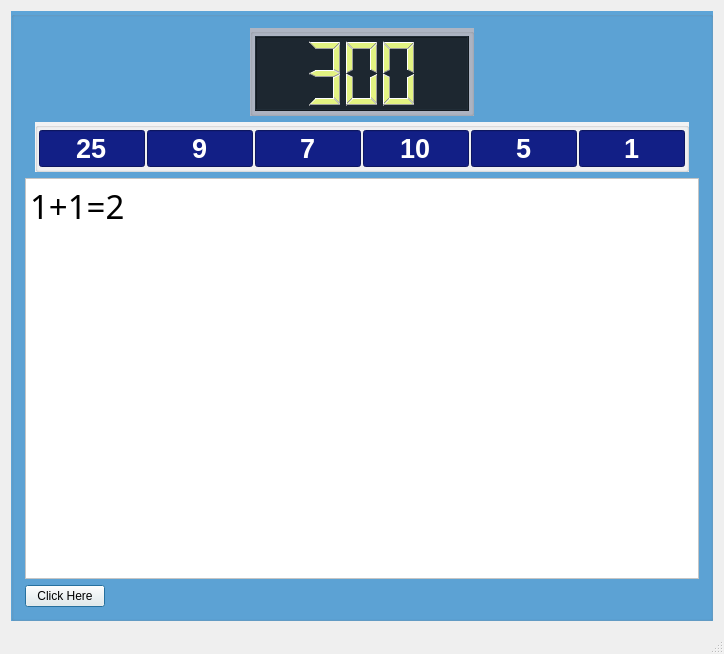
<?xml version="1.0" encoding="UTF-8"?>
<ui version="4.0">
 <class>MainWindow</class>
 <widget class="QMainWindow" name="MainWindow">
  <property name="geometry">
   <rect>
    <x>0</x>
    <y>0</y>
    <width>724</width>
    <height>654</height>
   </rect>
  </property>
  <property name="windowTitle">
   <string>Countdown Cheater</string>
  </property>
  <widget class="QWidget" name="centralWidget">
   <layout class="QVBoxLayout" name="verticalLayout">
    <item>
     <widget class="QGroupBox" name="groupBox">
      <property name="styleSheet">
       <string notr="true">background-color: rgb(93, 164, 215);</string>
      </property>
      <property name="title">
       <string/>
      </property>
      <layout class="QGridLayout" name="gridLayout_2">
       <item row="0" column="0" colspan="2">
        <layout class="QHBoxLayout" name="horizontalLayout" stretch="1,1,1">
         <property name="spacing">
          <number>0</number>
         </property>
         <item>
          <spacer name="horizontalSpacer">
           <property name="orientation">
            <enum>Qt::Horizontal</enum>
           </property>
           <property name="sizeHint" stdset="0">
            <size>
             <width>131</width>
             <height>17</height>
            </size>
           </property>
          </spacer>
         </item>
         <item>
          <widget class="QGroupBox" name="groupBox_3">
           <property name="styleSheet">
            <string notr="true">background-color: rgb(174, 181, 195);</string>
           </property>
           <property name="title">
            <string/>
           </property>
           <layout class="QHBoxLayout" name="horizontalLayout_2">
            <property name="spacing">
             <number>0</number>
            </property>
            <property name="leftMargin">
             <number>2</number>
            </property>
            <property name="topMargin">
             <number>2</number>
            </property>
            <property name="rightMargin">
             <number>2</number>
            </property>
            <property name="bottomMargin">
             <number>2</number>
            </property>
            <item>
             <widget class="QLCDNumber" name="lcdNumber">
              <property name="minimumSize">
               <size>
                <width>0</width>
                <height>75</height>
               </size>
              </property>
              <property name="font">
               <font>
                <family>Showcard Gothic</family>
                <pointsize>20</pointsize>
                <weight>75</weight>
                <bold>true</bold>
               </font>
              </property>
              <property name="styleSheet">
               <string notr="true">background-color: rgb(29, 39, 48);
color: rgb(227, 243, 130);</string>
              </property>
              <property name="digitCount">
               <number>3</number>
              </property>
              <property name="intValue" stdset="0">
               <number>300</number>
              </property>
             </widget>
            </item>
           </layout>
          </widget>
         </item>
         <item>
          <spacer name="horizontalSpacer_2">
           <property name="orientation">
            <enum>Qt::Horizontal</enum>
           </property>
           <property name="sizeHint" stdset="0">
            <size>
             <width>128</width>
             <height>20</height>
            </size>
           </property>
          </spacer>
         </item>
        </layout>
       </item>
       <item row="1" column="0" colspan="2">
        <layout class="QHBoxLayout" name="horizontalLayout_3">
         <property name="leftMargin">
          <number>10</number>
         </property>
         <property name="rightMargin">
          <number>10</number>
         </property>
         <item>
          <widget class="QGroupBox" name="groupBox_4">
           <property name="styleSheet">
            <string notr="true">background-color: rgb(242, 243, 244);</string>
           </property>
           <property name="title">
            <string/>
           </property>
           <layout class="QGridLayout" name="gridLayout">
            <property name="leftMargin">
             <number>1</number>
            </property>
            <property name="topMargin">
             <number>1</number>
            </property>
            <property name="rightMargin">
             <number>1</number>
            </property>
            <property name="bottomMargin">
             <number>1</number>
            </property>
            <property name="horizontalSpacing">
             <number>2</number>
            </property>
            <property name="verticalSpacing">
             <number>0</number>
            </property>
            <item row="0" column="0">
             <widget class="QSpinBox" name="spinBox_1">
              <property name="font">
               <font>
                <family>MS Sans Serif</family>
                <pointsize>20</pointsize>
                <weight>75</weight>
                <bold>true</bold>
               </font>
              </property>
              <property name="styleSheet">
               <string notr="true">background-color: rgb(18, 31, 134);
color: rgb(255, 255, 255);</string>
              </property>
              <property name="alignment">
               <set>Qt::AlignCenter</set>
              </property>
              <property name="buttonSymbols">
               <enum>QAbstractSpinBox::NoButtons</enum>
              </property>
              <property name="minimum">
               <number>1</number>
              </property>
              <property name="maximum">
               <number>150</number>
              </property>
              <property name="value">
               <number>25</number>
              </property>
             </widget>
            </item>
            <item row="0" column="1">
             <widget class="QSpinBox" name="spinBox_2">
              <property name="font">
               <font>
                <family>MS Sans Serif</family>
                <pointsize>20</pointsize>
                <weight>75</weight>
                <bold>true</bold>
               </font>
              </property>
              <property name="styleSheet">
               <string notr="true">background-color: rgb(18, 31, 134);
color: rgb(255, 255, 255);</string>
              </property>
              <property name="alignment">
               <set>Qt::AlignCenter</set>
              </property>
              <property name="buttonSymbols">
               <enum>QAbstractSpinBox::NoButtons</enum>
              </property>
              <property name="minimum">
               <number>1</number>
              </property>
              <property name="maximum">
               <number>150</number>
              </property>
              <property name="value">
               <number>9</number>
              </property>
             </widget>
            </item>
            <item row="0" column="2">
             <widget class="QSpinBox" name="spinBox_3">
              <property name="font">
               <font>
                <family>MS Sans Serif</family>
                <pointsize>20</pointsize>
                <weight>75</weight>
                <bold>true</bold>
               </font>
              </property>
              <property name="styleSheet">
               <string notr="true">background-color: rgb(18, 31, 134);
color: rgb(255, 255, 255);</string>
              </property>
              <property name="alignment">
               <set>Qt::AlignCenter</set>
              </property>
              <property name="buttonSymbols">
               <enum>QAbstractSpinBox::NoButtons</enum>
              </property>
              <property name="minimum">
               <number>1</number>
              </property>
              <property name="maximum">
               <number>150</number>
              </property>
              <property name="value">
               <number>7</number>
              </property>
             </widget>
            </item>
            <item row="0" column="3">
             <widget class="QSpinBox" name="spinBox_4">
              <property name="font">
               <font>
                <family>MS Sans Serif</family>
                <pointsize>20</pointsize>
                <weight>75</weight>
                <bold>true</bold>
               </font>
              </property>
              <property name="styleSheet">
               <string notr="true">background-color: rgb(18, 31, 134);
color: rgb(255, 255, 255);</string>
              </property>
              <property name="alignment">
               <set>Qt::AlignCenter</set>
              </property>
              <property name="buttonSymbols">
               <enum>QAbstractSpinBox::NoButtons</enum>
              </property>
              <property name="minimum">
               <number>1</number>
              </property>
              <property name="maximum">
               <number>150</number>
              </property>
              <property name="value">
               <number>10</number>
              </property>
             </widget>
            </item>
            <item row="0" column="4">
             <widget class="QSpinBox" name="spinBox_5">
              <property name="font">
               <font>
                <family>MS Sans Serif</family>
                <pointsize>20</pointsize>
                <weight>75</weight>
                <bold>true</bold>
               </font>
              </property>
              <property name="styleSheet">
               <string notr="true">background-color: rgb(18, 31, 134);
color: rgb(255, 255, 255);</string>
              </property>
              <property name="alignment">
               <set>Qt::AlignCenter</set>
              </property>
              <property name="buttonSymbols">
               <enum>QAbstractSpinBox::NoButtons</enum>
              </property>
              <property name="minimum">
               <number>1</number>
              </property>
              <property name="maximum">
               <number>150</number>
              </property>
              <property name="value">
               <number>5</number>
              </property>
             </widget>
            </item>
            <item row="0" column="5">
             <widget class="QSpinBox" name="spinBox_6">
              <property name="font">
               <font>
                <family>MS Sans Serif</family>
                <pointsize>20</pointsize>
                <weight>75</weight>
                <bold>true</bold>
               </font>
              </property>
              <property name="styleSheet">
               <string notr="true">background-color: rgb(18, 31, 134);
color: rgb(255, 255, 255);</string>
              </property>
              <property name="alignment">
               <set>Qt::AlignCenter</set>
              </property>
              <property name="buttonSymbols">
               <enum>QAbstractSpinBox::NoButtons</enum>
              </property>
              <property name="minimum">
               <number>1</number>
              </property>
              <property name="maximum">
               <number>150</number>
              </property>
              <property name="value">
               <number>1</number>
              </property>
             </widget>
            </item>
           </layout>
          </widget>
         </item>
        </layout>
       </item>
       <item row="2" column="0" colspan="2">
        <widget class="QTextEdit" name="textEdit">
         <property name="font">
          <font>
           <family>Purisa</family>
           <pointsize>25</pointsize>
          </font>
         </property>
         <property name="styleSheet">
          <string notr="true">background-color: rgb(255, 255, 255);
</string>
         </property>
         <property name="html">
          <string>&lt;!DOCTYPE HTML PUBLIC &quot;-//W3C//DTD HTML 4.0//EN&quot; &quot;http://www.w3.org/TR/REC-html40/strict.dtd&quot;&gt;
&lt;html&gt;&lt;head&gt;&lt;meta name=&quot;qrichtext&quot; content=&quot;1&quot; /&gt;&lt;style type=&quot;text/css&quot;&gt;
p, li { white-space: pre-wrap; }
&lt;/style&gt;&lt;/head&gt;&lt;body style=&quot; font-family:'Purisa'; font-size:25pt; font-weight:400; font-style:normal;&quot;&gt;
&lt;p style=&quot; margin-top:0px; margin-bottom:0px; margin-left:0px; margin-right:0px; -qt-block-indent:0; text-indent:0px;&quot;&gt;1+1=2&lt;/p&gt;&lt;/body&gt;&lt;/html&gt;</string>
         </property>
        </widget>
       </item>
       <item row="3" column="0">
        <widget class="QPushButton" name="pushButton">
         <property name="styleSheet">
          <string notr="true">background-color: rgb(245, 245, 241);
</string>
         </property>
         <property name="text">
          <string>Click Here</string>
         </property>
         <property name="autoDefault">
          <bool>true</bool>
         </property>
         <property name="default">
          <bool>true</bool>
         </property>
        </widget>
       </item>
       <item row="3" column="1">
        <spacer name="horizontalSpacer_3">
         <property name="orientation">
          <enum>Qt::Horizontal</enum>
         </property>
         <property name="sizeHint" stdset="0">
          <size>
           <width>489</width>
           <height>20</height>
          </size>
         </property>
        </spacer>
       </item>
      </layout>
     </widget>
    </item>
   </layout>
  </widget>
  <widget class="QMenuBar" name="menuBar">
   <property name="geometry">
    <rect>
     <x>0</x>
     <y>0</y>
     <width>724</width>
     <height>38</height>
    </rect>
   </property>
  </widget>
  <widget class="QStatusBar" name="statusBar"/>
 </widget>
 <layoutdefault spacing="6" margin="11"/>
 <resources/>
 <connections/>
</ui>
